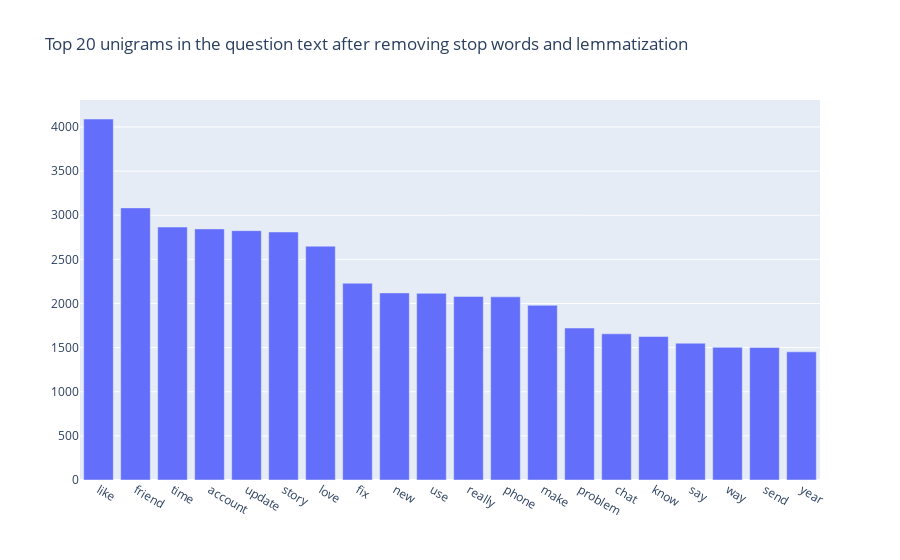

Notebook code for this chart:
### Code cell
def get_top_n_words(corpus, n=None):
    vec = CountVectorizer(stop_words='english').fit(corpus)
    bag_of_words = vec.transform(corpus)
    sum_words = bag_of_words.sum(axis=0) 
    words_freq = [(word, sum_words[0, idx]) for word, idx in vec.vocabulary_.items()]
    words_freq =sorted(words_freq, key = lambda x: x[1], reverse=True)
    return words_freq[:n]

common_words = get_top_n_words(data['lemma'], 20)
df2 = pd.DataFrame(common_words, columns = ['unigram' , 'count'])

fig = go.Figure([go.Bar(x=df2['unigram'], y=df2['count'])])
fig.update_layout(title=go.layout.Title(text="Top 20 unigrams in the question text after removing stop words and lemmatization"))
fig.show()

### Figure 1 — Plotly figure (JSON) as saved in the notebook; plotly's stock layout.template omitted (floating-point values rounded to 4 significant figures)
{"data": [{"type": "bar", "x": ["like", "friend", "time", "account", "update", "story", "love", "fix", "new", "use", "really", "phone", "make", "problem", "chat", "know", "say", "way", "send", "year"], "y": [4090, 3083, 2866, 2845, 2825, 2810, 2649, 2229, 2120, 2115, 2080, 2075, 1979, 1722, 1656, 1626, 1550, 1503, 1501, 1452]}], "layout": {"title": {"text": "Top 20 unigrams in the question text after removing stop words and lemmatization"}}}
